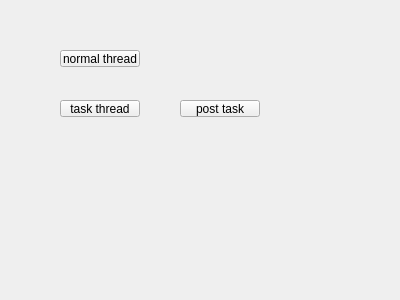
<?xml version="1.0" encoding="UTF-8"?>
<ui version="4.0">
 <class>Widget</class>
 <widget class="QWidget" name="Widget">
  <property name="geometry">
   <rect>
    <x>0</x>
    <y>0</y>
    <width>400</width>
    <height>300</height>
   </rect>
  </property>
  <property name="windowTitle">
   <string>Widget</string>
  </property>
  <widget class="QPushButton" name="normalThreadBtn">
   <property name="geometry">
    <rect>
     <x>60</x>
     <y>50</y>
     <width>80</width>
     <height>17</height>
    </rect>
   </property>
   <property name="text">
    <string>normal thread</string>
   </property>
  </widget>
  <widget class="QPushButton" name="taskThreadBtn">
   <property name="geometry">
    <rect>
     <x>60</x>
     <y>100</y>
     <width>80</width>
     <height>17</height>
    </rect>
   </property>
   <property name="text">
    <string>task thread</string>
   </property>
  </widget>
  <widget class="QPushButton" name="postTaskBtn">
   <property name="geometry">
    <rect>
     <x>180</x>
     <y>100</y>
     <width>80</width>
     <height>17</height>
    </rect>
   </property>
   <property name="text">
    <string>post task</string>
   </property>
  </widget>
 </widget>
 <resources/>
 <connections/>
</ui>
